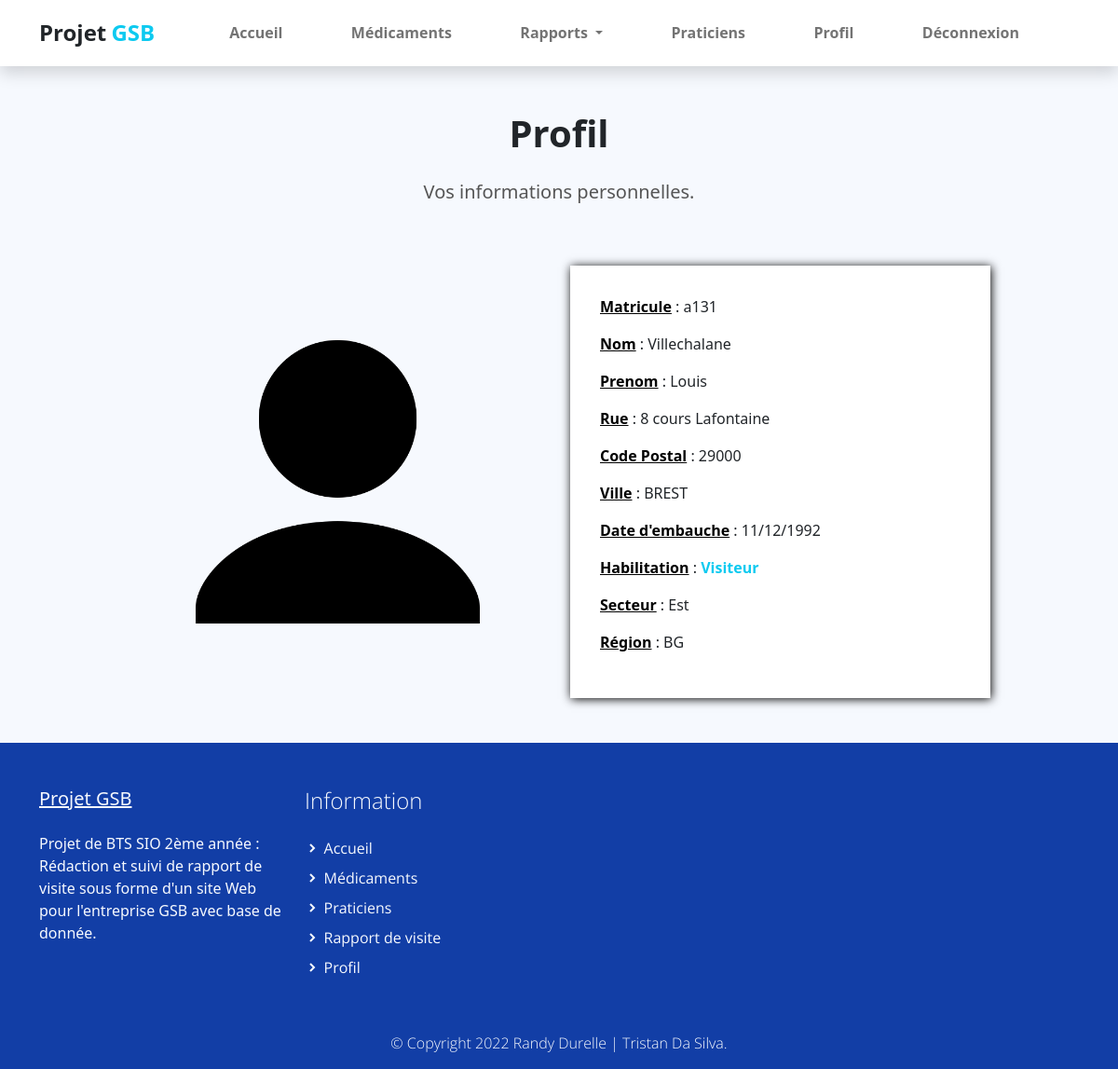
Before: /index.php?uc=connexion&action=profil (signed in) with the older database file.
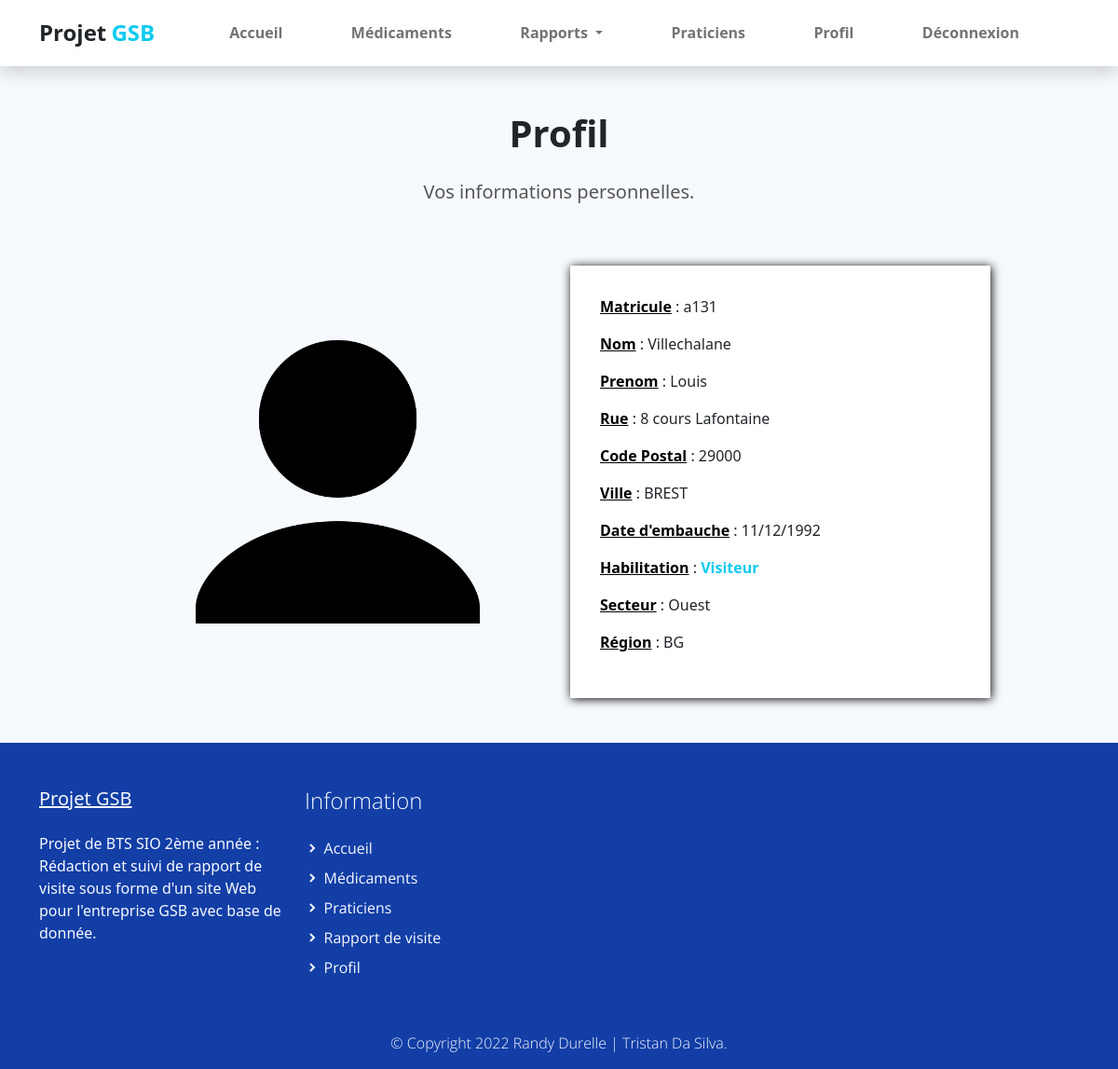
After: the same page with the newer database file.
### tables this page shows
CREATE TABLE IF NOT EXISTS `collaborateur` (
  `COL_MATRICULE` varchar(10) NOT NULL,
  `COL_NOM` varchar(25) DEFAULT NULL,
  `COL_PRENOM` varchar(50) DEFAULT NULL,
  `COL_ADRESSE` varchar(50) DEFAULT NULL,
  `COL_CP` varchar(5) DEFAULT NULL,
  `COL_VILLE` varchar(30) DEFAULT NULL,
  `COL_DATEEMBAUCHE` datetime DEFAULT NULL,
  `HAB_ID` int(11) DEFAULT NULL,
  `SEC_CODE` varchar(1) DEFAULT NULL,
  `REG_CODE` varchar(2) DEFAULT NULL,
  PRIMARY KEY (`COL_MATRICULE`),
  KEY `collaborateur_habilitation0_FK` (`HAB_ID`),
  KEY `collaborateur_secteur0_FK` (`SEC_CODE`),
  KEY `collaborateur_region1_FK` (`REG_CODE`)
);

CREATE TABLE IF NOT EXISTS `secteur` (
  `SEC_CODE` varchar(1) NOT NULL,
  `SEC_LIBELLE` varchar(15) DEFAULT NULL,
  PRIMARY KEY (`SEC_CODE`)
);

CREATE TABLE IF NOT EXISTS `habilitation` (
  `HAB_ID` int(11) NOT NULL,
  `HAB_LIB` varchar(30) NOT NULL,
  PRIMARY KEY (`HAB_ID`)
);

CREATE TABLE IF NOT EXISTS `region` (
  `REG_CODE` varchar(2) NOT NULL,
  `REG_NOM` varchar(50) DEFAULT NULL,
  `SEC_CODE` varchar(1) NOT NULL,
  PRIMARY KEY (`REG_CODE`),
  KEY `region_secteur0_FK` (`SEC_CODE`)
);

### modele/connexion.modele.inc.php (called while the page is built, shortened)
<?php
function getAllInformationCompte($matricule)
{
    try {
        $monPdo = connexionPDO();
        $req = 'SELECT c.`COL_MATRICULE` as `matricule`,c.`COL_NOM` as `nom`,`COL_PRENOM` as `prenom`,c.`COL_ADRESSE` as `adresse`,c.`COL_CP` as `cp`,c.`COL_VILLE` as `ville`, concat(DAY(COL_DATEEMBAUCHE),\'/\',MONTH(`COL_DATEEMBAUCHE`),\'/\',YEAR(`COL_DATEEMBAUCHE`)) as `date_embauche`, h.HAB_LIB as `habilitation` ,s.SEC_LIBELLE as `secteur`, r.REG_CODE as `region` FROM collaborateur c LEFT JOIN secteur s ON s.`SEC_CODE`=c.`SEC_CODE` LEFT JOIN habilitation h ON h.HAB_ID=c.HAB_ID LEFT JOIN region r ON r.REG_CODE=c.REG_CODE WHERE c.COL_MATRICULE="' . $matricule . '"';
        $res = $monPdo->query($req);
        $result = $res->fetch();
        return $result;
    } catch (PDOException $e) {
        print "Erreur !: " . $e->getMessage();
        die();
    }
}

### vues/v_profil.php (the view)
<section class="bg-light">
    <div class="container">
        <div class="structure-hero pt-lg-5 pt-4">
            <h1 class="titre text-center">Profil</h1>
            <p class="text text-center">
                Vos informations personnelles.
            </p>
        </div>
        <div class="row align-items-center justify-content-center">
            <div class="test col-12 col-sm-8 col-lg-6 col-xl-5 col-xxl-4 py-lg-5">
                <img class="img-fluid w-75" src="assets/img/profil.png">
            </div>
            <div class="test col-12 col-sm-8 col-lg-6 col-xl-5 col-xxl-4 py-lg-5 py-3">
                <div class="formulaire">
                    <p><span class="carac">Matricule</span> : <?php echo $info[0] ?></p>
                    <p><span class="carac">Nom</span> : <?php echo $info[1] ?></p>
                    <p><span class="carac">Prenom</span> : <?php echo $info[2] ?></p>
                    <p><span class="carac">Rue</span> : <?php echo $info[3] ?></p>
                    <p><span class="carac">Code Postal</span> : <?php echo $info[4] ?></p>
                    <p><span class="carac">Ville</span> : <?php echo $info[5] ?></p>
                    <p><span class="carac">Date d'embauche</span> : <?php echo $info[6] ?></p>
                    <p><span class="carac">Habilitation</span> : <span style="color:#0DCAF0;font-weight: 700;"> <?php echo $info[7] ?></span></p>
                    <p><span class="carac">Secteur</span> : <?php echo $info[8] ?></p>
                    <p><span class="carac">Région</span> : <?php echo $info[9] ?></p>
                </div>
            </div>
        </div>
</section>

Changed rows visible on the page:
changed collaborateur "Villechalane": SEC_CODE.SEC_LIBELLE "Est" → "Ouest"
